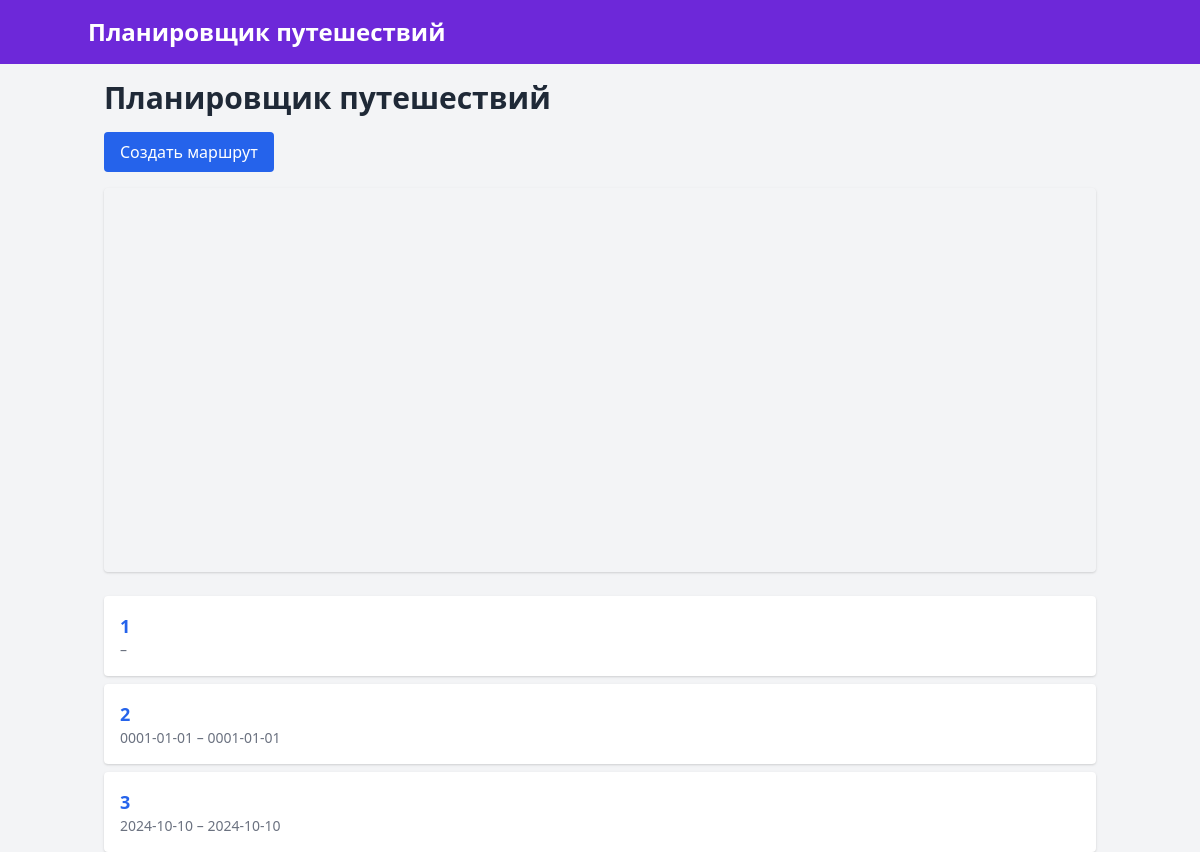
The page / on the database its author committed.
### models.py (models this page shows)
class Route(db.Model):
    id = db.Column(db.Integer, primary_key=True)
    title = db.Column(db.String(100))
    description = db.Column(db.Text)
    start_date = db.Column(db.String(50))
    end_date = db.Column(db.String(50))
    points = db.relationship('RoutePoint', backref='route', lazy=True, order_by="RoutePoint.id")
    expenses = db.relationship('Expense', backref='route', lazy=True)

### app.py (the view)
@app.route('/')
def index():
    routes = Route.query.all()
    return render_template('index.html', routes=routes)

### templates/index.html (shortened to what this page needs)
{% extends 'base.html' %}
{% block content %}
<h1 class="text-3xl font-bold mb-4">Планировщик путешествий</h1>
<a href="{{ url_for('create_route') }}" class="inline-block mb-4 bg-blue-600 text-white px-4 py-2 rounded hover:bg-blue-700">
    Создать маршрут
</a>
<div id="map" class="w-full h-96 rounded shadow mb-6"></div>
<ul class="space-y-2">
    {% for route in routes %}
        <li class="bg-white p-4 rounded shadow">
            <a class="text-lg font-semibold text-blue-600 hover:underline" href="{{ url_for('view_route', route_id=route.id) }}">
                {{ route.title }}
            </a>
            <div class="text-sm text-gray-500">{{ route.start_date }} – {{ route.end_date }}</div>
        </li>
    {% else %}
        <li class="text-gray-500">Маршруты не добавлены.</li>
    {% endfor %}
</ul>
{% endblock %}

### rows shown on the page
Route: title "1"
Route: title "2", start_date "0001-01-01", end_date "0001-01-01"
Route: title "3", start_date "2024-10-10", end_date "2024-10-10"
